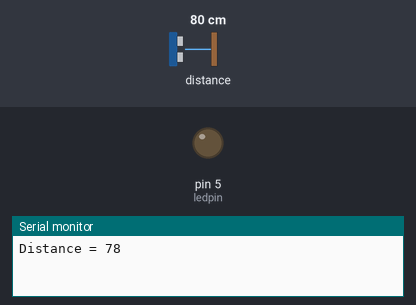
The sketch below on a simulated Arduino Uno, built with avr-gcc and run on an emulated ATmega328P. Parts: output pins drawn as LEDs (lit = HIGH), the last lines printed to the serial monitor. Wiring (inferred from the names in the program): ultrasonic range finder: trigger pin 2; echo pin 0. Inputs (shaded band) come from the test bench; at power-on: distance to the obstacle 80 cm. The echo pulse lasts 58.3 µs per cm; pins used as bus, display or sensor lines are not drawn.

Above: at 0.1 s.
At 3.1 s:
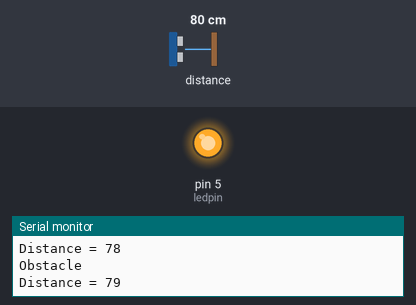
Timing chart, 0 to 4.6 s (numbered marks = the images above):
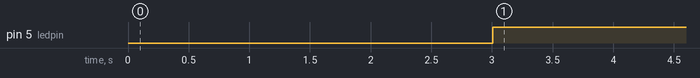

The sketch:

Detection_code.ino
```cpp
const int trigP = 2;  //D4 Or GPIO-2 of nodemcu
const int echoP = 0;  //D3 Or GPIO-0 of nodemcu
const int ledpin=5;//D1

long duration;
int distance;

void setup() {
pinMode(trigP, OUTPUT);  // Sets the trigPin as an Output
pinMode(echoP, INPUT);   // Sets the echoPin as an Input
pinMode(ledpin, OUTPUT);
Serial.begin(9600);      // Open serial channel at 9600 baud rate
}

void loop() {

digitalWrite(trigP, LOW);   // Makes trigPin low
delayMicroseconds(2);       // 2 microsecond delay

digitalWrite(trigP, HIGH);  // tigPin high
delayMicroseconds(10);      // trigPin high for 10 micro seconds
digitalWrite(trigP, LOW);   // trigPin low

duration = pulseIn(echoP, HIGH);   //Read echo pin, time in microseconds
distance= duration*0.034/2;        //Calculating actual/real distance

Serial.print("Distance = ");        //Output distance on arduino serial monitor
Serial.println(distance);
delay(3000);                        //Pause for 3 seconds and start measuring distance again
if((distance<250)||(distance>270))
{
  digitalWrite(ledpin,HIGH);
  Serial.print("Obstacle\n");
}
else
{
  digitalWrite(ledpin,LOW);
}
}
```

Measured:
- by itself, pin 5 (ledpin): LOW → HIGH at 3.0 s
